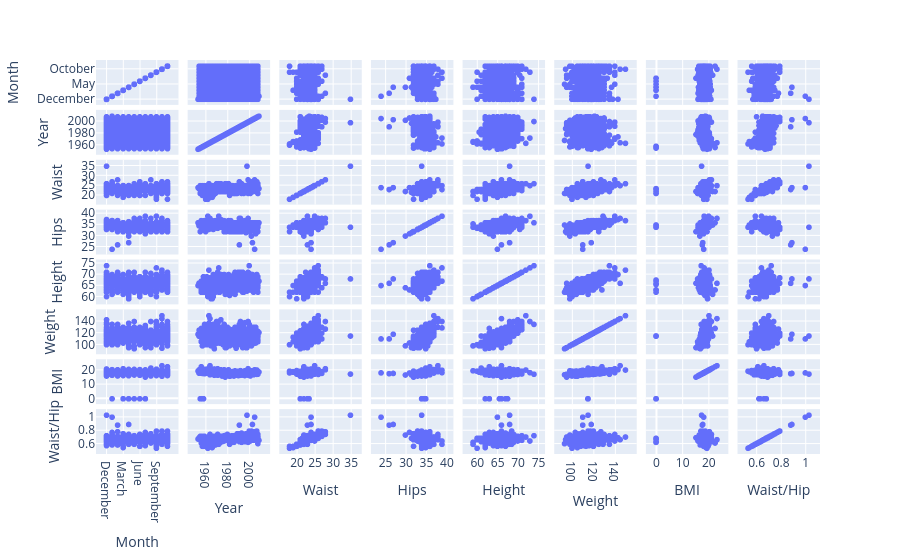

The cell this chart's notebook holds for it:
### Code cell
fig = px.scatter_matrix(df)
fig.show()

### Figure 1 — Plotly figure (JSON) as saved in the notebook; plotly's stock layout.template omitted (floating-point values rounded to 4 significant figures; data arrays with more than 128 entries replaced by an {"elided": "..."} marker saying what was removed)
{"data": [{"dimensions": [{"axis": {"matches": true}, "label": "Month", "values": {"elided": "662 str values"}}, {"axis": {"matches": true}, "label": "Year", "values": {"elided": "662 int values"}}, {"axis": {"matches": true}, "label": "Waist", "values": {"elided": "662 float values"}}, {"axis": {"matches": true}, "label": "Hips", "values": {"elided": "662 float values"}}, {"axis": {"matches": true}, "label": "Height", "values": {"elided": "662 float values"}}, {"axis": {"matches": true}, "label": "Weight", "values": {"elided": "662 float values"}}, {"axis": {"matches": true}, "label": "BMI", "values": {"elided": "662 float values"}}, {"axis": {"matches": true}, "label": "Waist/Hip", "values": {"elided": "662 float values"}}], "hovertemplate": "%{xaxis.title.text}=%{x}<br>%{yaxis.title.text}=%{y}<extra></extra>", "legendgroup": "", "marker": {"color": "#636efa", "symbol": "circle"}, "name": "", "showlegend": false, "type": "splom"}], "layout": {"dragmode": "select", "legend": {"tracegroupgap": 0}, "margin": {"t": 60}}}
